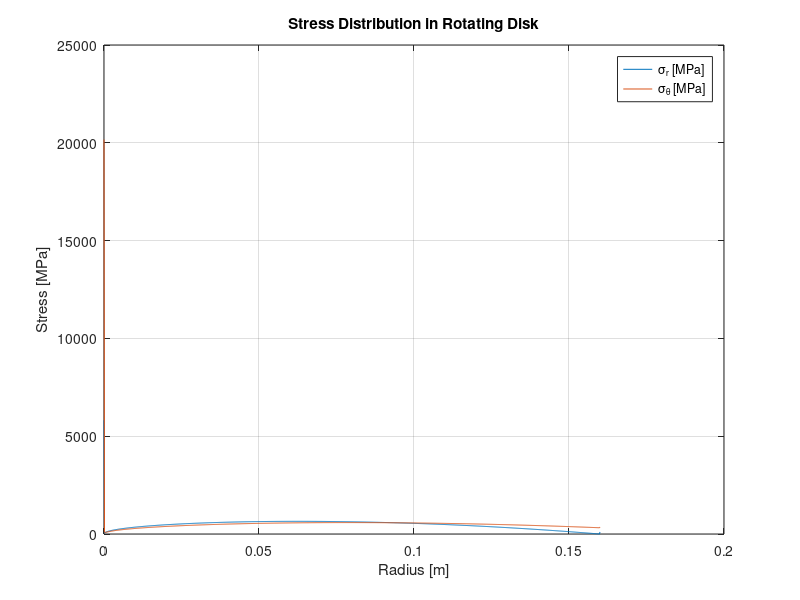

Source code (MATLAB):
% Parameters
R = 0.16;                  % Disk radius [m]
rho = 7800;               % Density [kg/m^3]
omega = 30000*2*pi/60;    % Angular velocity [rad/s]
E = 200e9;                % Young's modulus [Pa]
nu = 0.29;                 % Poisson's ratio

% Radial discretization
N = 1000;
r = linspace(1e-6, R, N)';   % Avoid r=0 to prevent division by zero
dr = r(2) - r(1);

% Thickness profile f(r)
f = @(r) 0.01 - 0.001 * r;    % Example: linearly increasing thickness
f_vals = f(r);

% Construct matrices for finite difference
% Second derivative (central)
D2 = diag(-2*ones(N,1)) + diag(ones(N-1,1),1) + diag(ones(N-1,1),-1);
D2 = D2 / dr^2;

% First derivative (central)
D1 = diag(zeros(N,1));
for i = 2:N-1
    D1(i,i-1) = -1;
    D1(i,i+1) = 1;
end
D1 = D1 / (2*dr);

% Construct ODE system: A*u = b
A = E * (D2 + D1 .* diag(1./r) - diag(1./r.^2) * (1 - nu));
b = -rho * omega^2 * r;

% Apply boundary conditions
% u(0) = 0 (symmetry) → set u(1) = 0
% σ_r(R) = 0 → du/dr + nu * u / r = 0 at outer edge
A(1,:) = 0;
A(1,1:3) = [-1 0 1]/(2*dr);  % du/dr = 0 via central diff
b(1) = 0;
A(end,:) = 0;
A(end,end-1:end) = [-1, 1]/dr + nu * [1, 1]./(2*r(end));
b(end) = 0;

% Solve for u
u = A \ b;

% Compute strains
eps_r = [diff(u)/dr; 0];
eps_theta = u ./ r;

% Compute stresses
sigma_r = E ./ (1 - nu^2) .* (eps_r + nu * eps_theta);
sigma_theta = E ./ (1 - nu^2) .* (eps_theta + nu * eps_r);

% Find peak stress
peak_stress = max([abs(sigma_r); abs(sigma_theta)]);

% Plot
figure;
plot(r, sigma_r/1e6, r, sigma_theta/1e6);
legend('\sigma_r [MPa]', '\sigma_\theta [MPa]');
xlabel('Radius [m]'); ylabel('Stress [MPa]');
title('Stress Distribution in Rotating Disk');
grid on;
